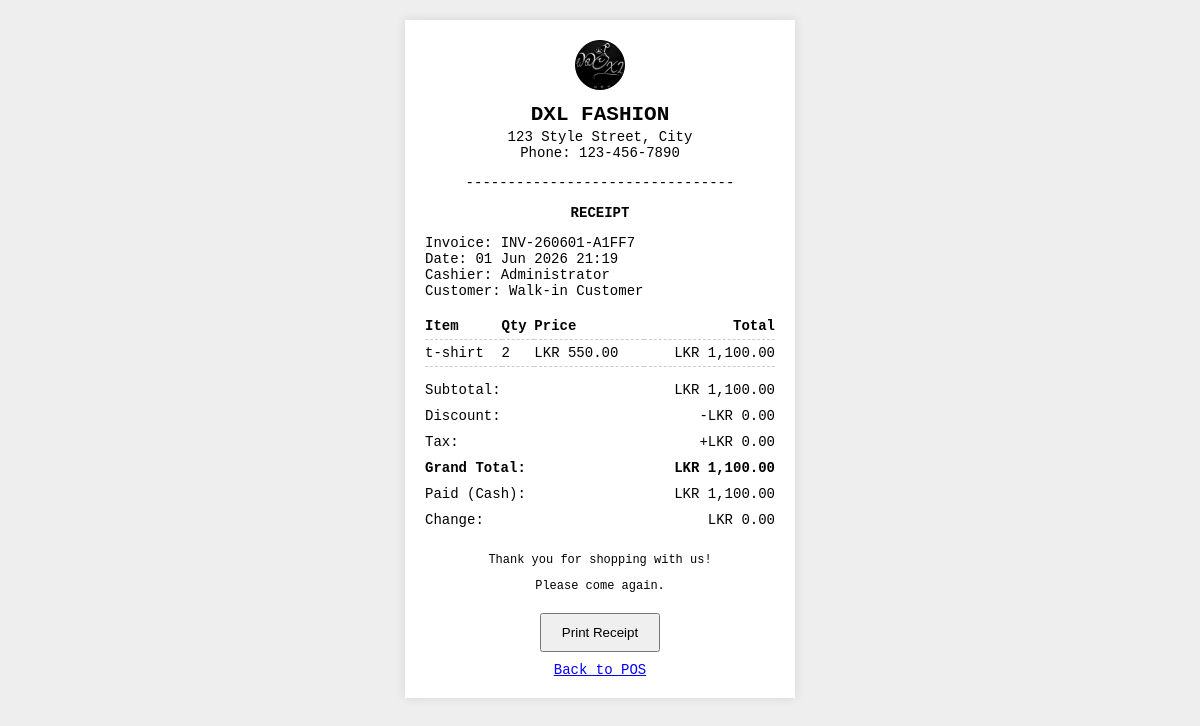
Page /receipt.php?id=1 on the committed database.
### tables this page shows
CREATE TABLE `sales` (
  `id` int(11) NOT NULL AUTO_INCREMENT,
  `invoice_no` varchar(50) NOT NULL,
  `customer_id` int(11) DEFAULT NULL,
  `total_amount` decimal(10,2) NOT NULL DEFAULT 0.00,
  `discount` decimal(10,2) DEFAULT 0.00,
  `tax` decimal(10,2) DEFAULT 0.00,
  `payment_method` varchar(50) DEFAULT 'Cash',
  `card_reference` varchar(4) DEFAULT NULL COMMENT 'Last 4 digits from card machine receipt',
  `paid_amount` decimal(10,2) NOT NULL DEFAULT 0.00,
  `balance` decimal(10,2) NOT NULL DEFAULT 0.00,
  `sale_date` datetime NOT NULL DEFAULT current_timestamp(),
  `created_by` int(11) DEFAULT NULL,
  `print_count` int(11) DEFAULT 1,
  `status` varchar(20) NOT NULL DEFAULT 'COMPLETED',
  `cancelled_at` datetime DEFAULT NULL,
  `cancelled_by` int(11) DEFAULT NULL,
  `cancellation_reason` text DEFAULT NULL,
  PRIMARY KEY (`id`),
  UNIQUE KEY `invoice_no` (`invoice_no`),
  KEY `customer_id` (`customer_id`),
  KEY `created_by` (`created_by`),
  CONSTRAINT `fk_sales_cust` FOREIGN KEY (`customer_id`) REFERENCES `customers` (`id`) ON DELETE SET NULL,
  CONSTRAINT `fk_sales_user` FOREIGN KEY (`created_by`) REFERENCES `users` (`id`) ON DELETE SET NULL
);

CREATE TABLE `users` (
  `id` int(11) NOT NULL AUTO_INCREMENT,
  `full_name` varchar(100) NOT NULL,
  `username` varchar(50) NOT NULL,
  `password` varchar(255) NOT NULL,
  `role` enum('admin','cashier','manager','super_admin') NOT NULL DEFAULT 'cashier',
  `created_at` timestamp NOT NULL DEFAULT current_timestamp(),
  `pin` varchar(4) DEFAULT '1234',
  PRIMARY KEY (`id`),
  UNIQUE KEY `username` (`username`)
);

CREATE TABLE `sale_items` (
  `id` int(11) NOT NULL AUTO_INCREMENT,
  `sale_id` int(11) NOT NULL,
  `product_id` int(11) NOT NULL,
  `quantity` int(11) NOT NULL,
  `selling_price` decimal(10,2) NOT NULL,
  `subtotal` decimal(10,2) NOT NULL,
  PRIMARY KEY (`id`),
  KEY `sale_id` (`sale_id`),
  KEY `product_id` (`product_id`),
  CONSTRAINT `fk_si_prod` FOREIGN KEY (`product_id`) REFERENCES `products` (`id`) ON DELETE CASCADE,
  CONSTRAINT `fk_si_sale` FOREIGN KEY (`sale_id`) REFERENCES `sales` (`id`) ON DELETE CASCADE
);

CREATE TABLE `products` (
  `id` int(11) NOT NULL AUTO_INCREMENT,
  `category_id` int(11) DEFAULT NULL,
  `brand_id` int(11) DEFAULT NULL,
  `product_name` varchar(255) NOT NULL,
  `barcode` varchar(100) DEFAULT NULL,
  `size` varchar(10) DEFAULT NULL,
  `gender` varchar(20) DEFAULT 'Unisex',
  `color` varchar(50) DEFAULT NULL,
  `purchase_price` decimal(10,2) NOT NULL DEFAULT 0.00,
  `selling_price` decimal(10,2) NOT NULL DEFAULT 0.00,
  `discount_percent` int(11) DEFAULT 0,
  `stock_quantity` int(11) NOT NULL DEFAULT 0,
  `is_featured` tinyint(1) DEFAULT 0,
  `reorder_level` int(11) NOT NULL DEFAULT 5,
  `image` varchar(255) DEFAULT 'default.png',
  `created_at` timestamp NOT NULL DEFAULT current_timestamp(),
  PRIMARY KEY (`id`),
  UNIQUE KEY `barcode` (`barcode`),
  KEY `category_id` (`category_id`),
  KEY `brand_id` (`brand_id`),
  CONSTRAINT `fk_prod_brand` FOREIGN KEY (`brand_id`) REFERENCES `brands` (`id`) ON DELETE SET NULL,
  CONSTRAINT `fk_prod_cat` FOREIGN KEY (`category_id`) REFERENCES `categories` (`id`) ON DELETE SET NULL
);

### receipt.php (the view, shortened to what this page needs)
<?php
require_once 'config/database.php';
$sale_id = $_GET['id'];
$stmt = $pdo->prepare("
    SELECT s.*, c.customer_name, u.full_name as cashier_name
    FROM sales s
    LEFT JOIN customers c ON s.customer_id = c.id
    LEFT JOIN users u ON s.created_by = u.id
    WHERE s.id = ?
");
$stmt->execute([$sale_id]);
$sale = $stmt->fetch();
$stmt = $pdo->prepare("
    SELECT si.*, p.product_name
    FROM sale_items si
    JOIN products p ON si.product_id = p.id
    WHERE si.sale_id = ?
");
$stmt->execute([$sale_id]);
$items = $stmt->fetchAll();
$subtotal = 0;
?>
<!DOCTYPE html>
<html lang="en">
<head>
</head>
<body>
<div class="receipt-card">
    <div class="text-center">
        <div style="display: inline-block; margin-bottom: 8px; width: 48px; height: 48px; border-radius: 50%; overflow: hidden; border: 1.5px solid #000; background-color: #000; vertical-align: middle;">
            <img src="assets/images/PSX_20260519_122008.jpg" alt="Logo" style="width: 100%; height: 100%; object-fit: cover; filter: grayscale(1) contrast(1.3); transform: scale(1.22); transform-origin: center center;">
        </div>
        <h2 style="margin: 5px 0 0 0;">DXL FASHION</h2>
        <p style="margin: 3px 0 5px 0;">123 Style Street, City<br>Phone: 123-456-7890</p>
        <p>--------------------------------</p>
        <p class="font-bold">RECEIPT</p>
    </div>
    <p>
        Invoice: <?= $sale['invoice_no'] ?><br>
        Date: <?= date('d M Y H:i', strtotime($sale['sale_date'])) ?><br>
        Cashier: <?= htmlspecialchars($sale['cashier_name'] ?? 'System') ?><br>
        Customer: <?= htmlspecialchars($sale['customer_name'] ?? 'Walk-in Customer') ?>
    </p>
    <table>
        <thead>
            <tr>
                <th>Item</th>
                <th>Qty</th>
                <th>Price</th>
                <th class="text-right">Total</th>
            </tr>
        </thead>
        <tbody>
            <?php foreach($items as $item): ?>
            <?php $subtotal += $item['subtotal']; ?>
            <tr>
                <td><?= htmlspecialchars($item['product_name']) ?></td>
                <td><?= $item['quantity'] ?></td>
                <td>LKR <?= number_format($item['selling_price'], 2) ?></td>
                <td class="text-right">LKR <?= number_format($item['subtotal'], 2) ?></td>
            </tr>
            <?php endforeach; ?>
        </tbody>
    </table>
    <table style="border: none;">
        <tr>
            <td style="border:none">Subtotal:</td>
            <td style="border:none" class="text-right">LKR <?= number_format($subtotal, 2) ?></td>
        </tr>
        <tr>
            <td style="border:none">Discount:</td>
            <td style="border:none" class="text-right">-LKR <?= number_format($sale['discount'], 2) ?></td>
        </tr>
        <tr>
            <td style="border:none">Tax:</td>
            <td style="border:none" class="text-right">+LKR <?= number_format($sale['tax'], 2) ?></td>
        </tr>
        <tr>
            <td style="border:none" class="font-bold h3">Grand Total:</td>
            <td style="border:none" class="text-right font-bold h3">LKR <?= number_format($sale['total_amount'], 2) ?></td>
        </tr>
        <tr>
            <td style="border:none">Paid (<?= $sale['payment_method'] ?>):</td>
            <td style="border:none" class="text-right">LKR <?= number_format($sale['paid_amount'], 2) ?></td>
        </tr>
        <tr>
            <td style="border:none">Change:</td>
            <td style="border:none" class="text-right">LKR <?= number_format(abs($sale['balance']), 2) ?></td>
        </tr>
    </table>
    <div class="text-center footer">
        <p>Thank you for shopping with us!</p>
        <p>Please come again.</p>
    </div>
    <div class="text-center no-print" style="margin-top: 20px;">
        <button onclick="window.print()" style="padding: 10px 20px; cursor:pointer;">Print Receipt</button>
        <a href="sales.php" style="display:block; margin-top: 10px; color: blue;">Back to POS</a>
    </div>
</div>
</body>
</html>

### receipt.php (style rules this page uses)
body { font-family: 'Courier New', Courier, monospace; background: #eee; font-size: 14px; }
.receipt-card { background: #fff; width: 350px; margin: 20px auto; padding: 20px; box-shadow: 0 0 10px rgba(0,0,0,0.1); }
.text-center { text-align: center; }
.text-right { text-align: right; }
table { width: 100%; border-collapse: collapse; margin-top: 10px; margin-bottom: 10px; }
th, td { padding: 5px 0; border-bottom: 1px dashed #ccc; }
th { text-align: left; }
.font-bold { font-weight: bold; }
.footer { margin-top: 20px; font-size: 12px; }

### rows in the picture
sales: invoice_no "INV-260601-A1FF7", sale_date "01 Jun 2026 21:19", created_by.full_name "Administrator", discount "0.00", tax "0.00", total_amount "1,100.00", payment_method "Cash", paid_amount "1,100.00", balance "0.00"
sale_items: product.product_name "t-shirt", quantity "2", selling_price "550.00", subtotal "1,100.00"

### other values in the picture
$sale['customer_name'] "Walk-in Customer"
$subtotal "1,100.00"
